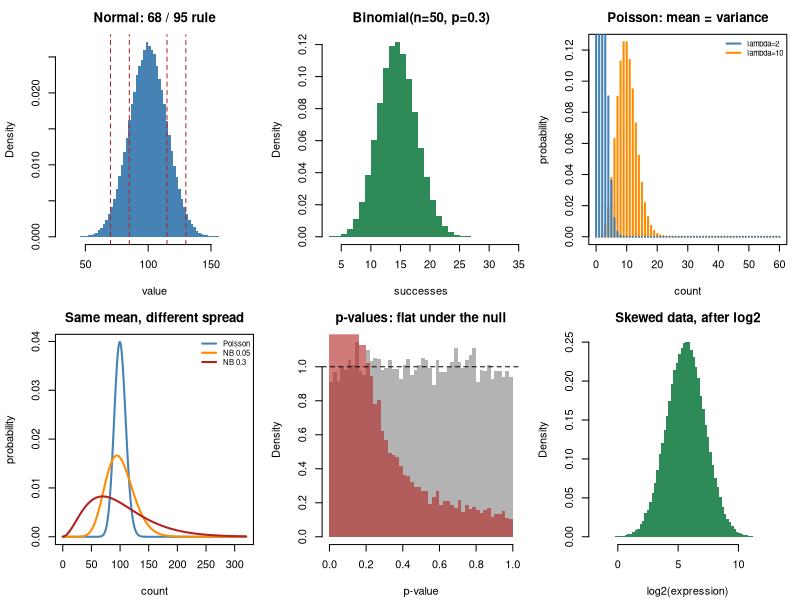

This figure's R source:
## ---- chunk 1
MODULE_NAME <- "F3_distributions"
OUT <- file.path(Sys.getenv("STATS_OUT", unset = "results"), MODULE_NAME)
dir.create(OUT, recursive = TRUE, showWarnings = FALSE)
header <- function(txt) cat("\n", strrep("=", 72), "\n", txt, "\n",
                            strrep("=", 72), "\n", sep = "")
set.seed(103)

## A small text histogram, so you can see shapes without opening a plot.
sparkline <- function(v, bins = 28, height = 7) {
  h <- hist(v, breaks = bins, plot = FALSE)
  cnt <- h$counts/max(h$counts)
  for (lev in height:1)
    cat("    |", paste(ifelse(cnt*height >= lev - 0.5, "#", " "), collapse = ""), "\n", sep = "")
  cat("    +", strrep("-", length(cnt)), "\n", sep = "")
  cat(sprintf("     %-*.1f%*.1f\n", length(cnt) %/% 2, min(h$breaks),
              length(cnt) - length(cnt) %/% 2, max(h$breaks)))
}
## ---- chunk 2
header("1. Normal: the bell curve")
MU <- 100; SIGMA <- 15
x <- rnorm(200000, MU, SIGMA)
cat(sprintf("  X ~ Normal(mu = %d, sigma = %d)\n", MU, SIGMA))
sparkline(x)
cat(sprintf("\n  %-12s%10s%12s\n", "within", "theory", "observed"))
for (k in 1:3) {
  theory <- c(0.6827, 0.9545, 0.9973)[k]
  cat(sprintf("  %-12s%10.4f%12.4f\n", paste(k, "sigma"), theory,
              mean(abs(x - MU) < k*SIGMA)))
}
cat("
  The 68 / 95 / 99.7 rule. Worth memorising - it turns any normal-ish number
  into an instant sanity check.

  The normal distribution is everywhere NOT because biological measurements
  are naturally bell-shaped (mostly they are not) but because AVERAGES are,
  whatever the raw data looks like. That is the central limit theorem (F4).\n")
## ---- chunk 3
header("2. Binomial: how many out of n?")
n_trials <- 50; p_success <- 0.30
b <- rbinom(200000, n_trials, p_success)
cat(sprintf("  X ~ Binomial(n = %d, p = %.2f)\n", n_trials, p_success))
sparkline(b)
cat(sprintf("\n  %-28s%-16s%10s%12s\n", "quantity", "formula", "theory", "observed"))
cat(sprintf("  %-28s%-16s%10.3f%12.3f\n", "mean", "n*p", n_trials*p_success, mean(b)))
cat(sprintf("  %-28s%-16s%10.3f%12.3f\n", "variance", "n*p*(1-p)",
            n_trials*p_success*(1-p_success), var(b)))
cat("
  Note the variance formula: it is LARGEST at p = 0.5 and shrinks towards 0 as
  p approaches 0 or 1. A proportion near 0 or 1 is intrinsically less variable
  than one near a half - which is why the uncertainty on a proportion is not
  the same at every level, and why proportions get their own model (Topic 13)
  rather than being fed to a t-test.\n")
for (p_ in c(0.02, 0.5, 0.98))
  cat(sprintf("    p = %-5.2f variance = %6.2f\n", p_, n_trials*p_*(1-p_)))
## ---- chunk 4
header("3. Poisson: mean equals variance (0.10)")
for (lam in c(2, 10, 100)) {
  po <- rpois(200000, lam)
  cat(sprintf("  lambda = %-5d mean = %8.3f   variance = %8.3f   ratio = %.3f\n",
              lam, mean(po), var(po), var(po)/mean(po)))
}
sparkline(rpois(200000, 10))
cat("
  mean = variance is the Poisson's signature, and its weakness. It leaves NO
  freedom: tell me the mean and I have told you the spread.

  Notice also that as lambda grows the shape becomes symmetric and bell-like.
  A Poisson with a large mean is well approximated by a normal - which is why
  high-count genes can be treated more casually than low-count ones.\n")
## ---- chunk 5
header("4. Negative binomial: Poisson plus biological variability")
MEAN <- 100
cat(sprintf("  All of these have the same mean (%d). Only the spread differs.\n\n", MEAN))
cat(sprintf("  %-40s%9s%11s%10s\n", "model", "mean", "variance", "var/mean"))
pois <- rpois(200000, MEAN)
cat(sprintf("  %-40s%9.1f%11.1f%10.2f\n", "Poisson (technical noise only)",
            mean(pois), var(pois), var(pois)/mean(pois)))
for (disp in c(0.05, 0.2, 0.5)) {
  ## A negative binomial IS a Poisson whose rate varies between samples.
  ## Simulate it exactly that way, so the mechanism is visible.
  rate <- rgamma(200000, shape = 1/disp, scale = MEAN*disp)
  nb <- rpois(200000, rate)
  cat(sprintf("  %-40s%9.1f%11.1f%10.2f\n",
              sprintf("Neg. binomial, dispersion = %.2f", disp),
              mean(nb), var(nb), var(nb)/mean(nb)))
}
cat(sprintf("
  Var = mu + dispersion * mu^2. The first term is counting noise; the second
  is biological variability between samples, and it dominates at high counts.

  This is THE reason RNA-seq is analysed with DESeq2 or edgeR rather than a
  t-test or a Poisson model. Use Poisson on data that is really negative
  binomial and you understate the variance badly - at mean %d with dispersion
  0.2, by a factor of %.0f. Every p-value inherits that error.

  Topic 20 is about estimating that dispersion when you have 3 samples, which
  is the central technical difficulty of differential expression.\n",
  MEAN, (MEAN + 0.2*MEAN^2)/MEAN))
## ---- chunk 6
header("5. Uniform: p-values under the null are flat")
null_p <- replicate(20000, t.test(rnorm(10), rnorm(10))$p.value)
cat("  20,000 t-tests on data with NO real difference:\n")
sparkline(null_p)
cat(sprintf("\n  %-18s%8.4f   (should be 0.05)\n", "p < 0.05", mean(null_p < 0.05)))
cat(sprintf("  %-18s%8.4f   (should be 0.10)\n", "p < 0.10", mean(null_p < 0.10)))
cat(sprintf("  %-18s%8.4f   (should be 0.50)\n", "p < 0.50", mean(null_p < 0.50)))
real_p <- replicate(20000, t.test(rnorm(10, 0.9), rnorm(10))$p.value)
cat("\n  The same test when there IS a real difference:\n")
sparkline(real_p)
cat("
  FLAT means the test is behaving. SPIKED AT ZERO means there is signal.

  That gives you a diagnostic you can use on any analysis: plot a histogram of
  all your p-values. If you expect mostly nulls and it is NOT flat, something
  is wrong - unmodelled batch, non-independence, a broken assumption. If it
  slopes upward towards 1, your test is conservative. A p-value histogram is
  the cheapest and most informative plot in genomics (Topic 8).\n")
## ---- chunk 7
header("6. t, chi-squared and F describe test statistics")
cat("  The t distribution is the normal's heavier-tailed cousin. It is what\n")
cat("  you get when you must ESTIMATE sigma instead of knowing it.\n\n")
cat(sprintf("  %-8s%14s%24s\n", "df", "P(|t| > 2)", "P(|t| > 2) if normal"))
for (df in c(2, 5, 10, 30, 1000))
  cat(sprintf("  %-8d%14.4f%24.4f\n", df, 2*pt(2, df, lower.tail = FALSE),
              2*pnorm(2, lower.tail = FALSE)))
cat("
  With few degrees of freedom the tails are FATTER - extreme values are more
  likely than a normal would suggest. That is exactly right: when you have
  little data, your estimate of sigma is itself unreliable, and the t
  distribution builds in that extra doubt.

  As df grows, t converges on the normal. By df = 30 the difference barely
  matters, which is the origin of the folklore that 'n = 30 is enough'.

  The practical consequence: with a small sample, the critical value for a 95%
  interval is not 1.96 but something larger, so your interval is WIDER. Small
  studies are automatically made more humble - if you use the right
  distribution.\n")
## ---- chunk 8
header("7. Skewed data, and what the log transform does")
expr <- rlnorm(200000, log(50), 1.1)
cat("  A typical gene expression variable (right-skewed):\n")
sparkline(expr)
cat(sprintf("\n  mean   = %8.1f\n  median = %8.1f   <- much less than the mean\n",
            mean(expr), median(expr)))
cat(sprintf("  %.1f%% of values are BELOW the mean\n", 100*mean(expr < mean(expr))))
cat("\n  The same data after taking logs:\n")
sparkline(log2(expr))
cat(sprintf("\n  mean   = %8.2f\n  median = %8.2f   <- now they agree\n",
            mean(log2(expr)), median(log2(expr))))
cat(sprintf("  %.1f%% of values are below the mean\n",
            100*mean(log2(expr) < mean(log2(expr)))))
cat("
  For the raw variable, 'the mean' is not a typical value - a minority of
  large values drags it above most of the data. Reporting mean +/- SD here
  would be actively misleading.

  The log fixes it, and not by accident. Biological quantities tend to vary
  MULTIPLICATIVELY - a treatment doubles expression, it does not add 40 units
  - and the log turns multiplication into addition. That converts skewed,
  proportional variation into symmetric, additive variation, which is exactly
  what the standard toolkit is built for.

  This is why expression is analysed as log2 fold change, why concentrations
  are logged, and why '2-fold change' is a more natural unit than '+50'.\n")
## ---- chunk 9
png(file.path(OUT, "distributions.png"), width = 1250, height = 780, res = 110)
par(mfrow = c(2, 3), mar = c(4.2, 4.2, 2.6, 1))
hist(x, breaks = 70, col = "steelblue", border = NA, main = "Normal: 68 / 95 rule",
     xlab = "value", freq = FALSE)
for (k in 1:2) abline(v = MU + c(-1, 1)*k*SIGMA, col = "firebrick", lty = 2)
hist(b, breaks = 30, col = "seagreen", border = NA, freq = FALSE,
     main = sprintf("Binomial(n=%d, p=%.1f)", n_trials, p_success), xlab = "successes")
plot(0:60, dpois(0:60, 10), type = "h", col = "darkorange", lwd = 2,
     main = "Poisson: mean = variance", xlab = "count", ylab = "probability")
lines(0:60, dpois(0:60, 2), type = "h", col = "steelblue", lwd = 2)
legend("topright", c("lambda=2", "lambda=10"), col = c("steelblue", "darkorange"),
       lwd = 2, bty = "n", cex = 0.7)
grid_ <- 0:320
plot(grid_, dpois(grid_, MEAN), type = "l", lwd = 2, col = "steelblue",
     main = "Same mean, different spread", xlab = "count", ylab = "probability")
for (i in seq_along(c(0.05, 0.3))) {
  disp <- c(0.05, 0.3)[i]
  lines(grid_, dnbinom(grid_, size = 1/disp, mu = MEAN), lwd = 2,
        col = c("darkorange", "firebrick")[i])
}
legend("topright", c("Poisson", "NB 0.05", "NB 0.3"),
       col = c("steelblue", "darkorange", "firebrick"), lwd = 2, bty = "n", cex = 0.7)
hist(null_p, breaks = 40, col = "grey70", border = NA, freq = FALSE,
     main = "p-values: flat under the null", xlab = "p-value")
hist(real_p, breaks = 40, col = adjustcolor("firebrick", 0.6), border = NA,
     freq = FALSE, add = TRUE)
abline(h = 1, lty = 2)
hist(log2(expr), breaks = 70, col = "seagreen", border = NA, freq = FALSE,
     main = "Skewed data, after log2", xlab = "log2(expression)")
invisible(dev.off())
cat("\nFigure written to", file.path(OUT, "distributions.png"), "\n")
## ---- chunk 10

## ---- chunk 11

## ---- chunk 12
# poisson_test <- function(a, b) {
#   ## Compare two groups of counts ASSUMING Poisson (variance = mean).
#   ma <- mean(a); mb <- mean(b)
#   se <- sqrt(ma/length(a) + mb/length(b))
#   2*pnorm(abs(ma - mb)/max(se, 1e-9), lower.tail = FALSE)
# }
# cat(sprintf("  %-20s%10s%22s\n", "true dispersion", "var/mean", "false positive rate"))
# for (disp in c(0, 0.05, 0.2, 0.5)) {
#   hits <- 0; ratios <- numeric(3000)
#   for (i in 1:3000) {
#     if (disp == 0) { a <- rpois(6, 100); b <- rpois(6, 100) }
#     else {
#       a <- rpois(6, rgamma(6, 1/disp, scale = 100*disp))
#       b <- rpois(6, rgamma(6, 1/disp, scale = 100*disp))
#     }
#     ratios[i] <- var(c(a, b))/mean(c(a, b))
#     hits <- hits + (poisson_test(a, b) < 0.05)
#   }
#   cat(sprintf("  %-20.2f%10.1f%21.1f%%\n", disp, mean(ratios), 100*hits/3000))
# }
#
# ## With genuinely Poisson data the test is correct - about 5%. Add even
# ## modest overdispersion and the false positive rate climbs steeply, because
# ## the test divides by a standard error that is far too small.
# ##
# ## THE GROUPS ARE IDENTICAL IN EVERY ROW. Every "discovery" is false. This is
# ## what happens when you analyse RNA-seq with a model that assumes counting
# ## noise is the only noise, and it is why DESeq2 and edgeR spend most of
# ## their effort estimating the dispersion rather than testing.
## ---- chunk 13

## ---- chunk 14

## ---- chunk 15
# skewness <- function(v) mean((v - mean(v))^3)/sd(v)^3
# cat(sprintf("  %-14s%12s%18s%14s\n", "n averaged", "skewness",
#             "P(within 2 SD)", "normal says"))
# for (n in c(1, 2, 5, 15, 50, 200)) {
#   m <- replicate(40000, mean(rlnorm(n, 0, 1.8)))
#   z <- (m - mean(m))/sd(m)
#   cat(sprintf("  %-14d%12.2f%18.3f%14.3f\n", n, skewness(m),
#               mean(abs(z) < 2), 0.9545))
# }
#
# ## Skewness measures asymmetry; 0 is symmetric. It falls steadily towards 0
# ## as n grows, and the coverage climbs towards the normal's 95.45%.
# ##
# ## Two lessons. First, the CLT really works - even this source becomes
# ## bell-shaped. Second, "n = 30 is enough" is FOLKLORE, not a theorem: for a
# ## source this skewed, n = 50 is still visibly off. The nastier the source,
# ## the larger n must be. When in doubt use a method that does not rely on the
# ## approximation at all - a permutation test or a bootstrap (Topics 7, 5).
## ---- chunk 16

## ---- chunk 17

## ---- chunk 18
# cases <- list()
# cases[["all null, correct test"]] <-
#   replicate(4000, t.test(rnorm(8), rnorm(8))$p.value)
# cases[["10% real effects"]] <-
#   sapply(1:4000, function(i) t.test(rnorm(8, if (i %% 10 == 0) 1.5 else 0),
#                                     rnorm(8))$p.value)
# cases[["null, but clustered data"]] <- replicate(4000, {
#   ga <- rnorm(2); gb <- rnorm(2)
#   t.test(rep(ga, each = 4) + rnorm(8, 0, 0.3),
#          rep(gb, each = 4) + rnorm(8, 0, 0.3))$p.value })
# cases[["null, conservative test"]] <-
#   pmin(1, 2.2*replicate(4000, t.test(rnorm(8), rnorm(8))$p.value))
# cat(sprintf("  %-28s%9s%34s\n", "analysis", "p<0.05", "shape"))
# for (nm in names(cases)) {
#   ps <- cases[[nm]]
#   lo <- mean(ps < 0.2); hi <- mean(ps > 0.8)
#   shape <- if (lo > 2.5*hi) "spike at 0 (signal, or a bug)"
#            else if (hi > 1.5*lo) "sloping up (conservative)" else "flat (healthy)"
#   cat(sprintf("  %-28s%9.3f%34s\n", nm, mean(ps < 0.05), shape))
# }
#
# ## (a) FLAT, 5% below 0.05. The test is calibrated - the baseline you compare
# ##     everything else against.
# ## (b) FLAT with a SPIKE at zero. Healthy, with real signal. The height of
# ##     the flat part estimates what fraction of features are null, which is
# ##     exactly how Storey's q-value works (Topic 8).
# ## (c) A spike at zero WITH NO REAL EFFECTS ANYWHERE. Indistinguishable from
# ##     (b) by eye, which is what makes it dangerous. If you know most
# ##     features should be null and you see this, suspect non-independence or
# ##     an unmodelled batch before you celebrate.
# ## (d) SLOPING UP towards 1. The test is conservative - you lose power but
# ##     make no false claims. Common with rank tests on tiny samples.
# ##
# ## Plot this histogram for every genome-scale analysis you run. It costs
# ## nothing and catches errors that staring at the top hits never will.
